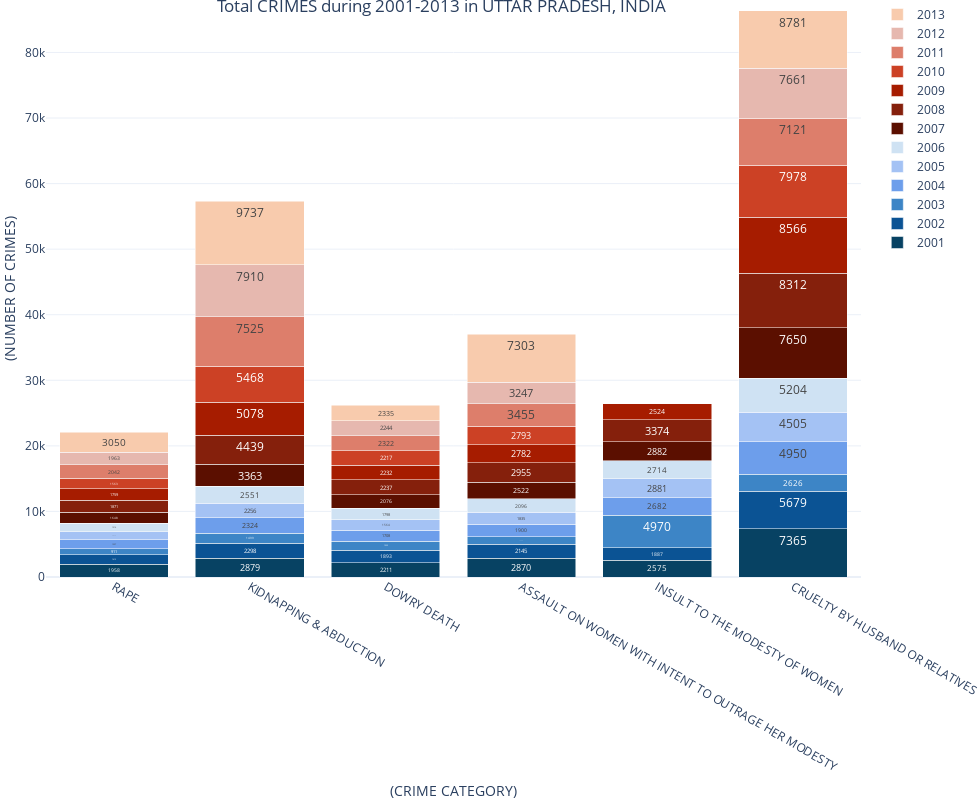

The code cell stored with this chart in its notebook:
### Code cell
#plotly plot for crime in UTTAR PRADESH

from plotly.offline import init_notebook_mode, iplot, plot
import plotly as py
init_notebook_mode(connected=True)
import plotly.graph_objects as go
import plotly.express as px
from plotly.tools import FigureFactory as FF
from matplotlib.colors import ListedColormap

x = ['RAPE','KIDNAPPING & ABDUCTION','DOWRY DEATH','ASSAULT ON WOMEN WITH INTENT TO OUTRAGE HER MODESTY',
     'INSULT TO THE MODESTY OF WOMEN','CRUELTY BY HUSBAND OR RELATIVES']
#stats for Uttar Pradesh:-
fig = go.Figure(data=[
    go.Bar(name='2001', x= x, y=crime_df_up.iloc[0,1:],marker_color = '#074263',width=0.8,text=crime_df_up.iloc[0,1:]),
    go.Bar(name='2002', x= x, y=crime_df_up.iloc[1,1:],marker_color = '#0B5394',width=0.8,text=crime_df_up.iloc[1,1:]),
    go.Bar(name='2003', x= x, y=crime_df_up.iloc[2,1:],marker_color = '#3D85C6',width=0.8,text=crime_df_up.iloc[2,1:]),
    go.Bar(name='2004', x= x, y=crime_df_up.iloc[3,1:],marker_color = '#6D9EEB',width=0.8,text=crime_df_up.iloc[3,1:]),
    go.Bar(name='2005', x= x, y=crime_df_up.iloc[4,1:],marker_color = '#A4C2F4',width=0.8,text=crime_df_up.iloc[4,1:]),
    go.Bar(name='2006', x= x, y=crime_df_up.iloc[5,1:],marker_color = '#CFE2F3',width=0.8,text=crime_df_up.iloc[5,1:]),
    go.Bar(name='2007', x= x, y=crime_df_up.iloc[6,1:],marker_color = '#5B0F00',width=0.8,text=crime_df_up.iloc[6,1:]),
    go.Bar(name='2008', x= x, y=crime_df_up.iloc[7,1:],marker_color = '#85200C',width=0.8,text=crime_df_up.iloc[7,1:]),
    go.Bar(name='2009', x= x, y=crime_df_up.iloc[8,1:],marker_color = '#A61C00',width=0.8,text=crime_df_up.iloc[8,1:]),
    go.Bar(name='2010', x= x, y=crime_df_up.iloc[9,1:],marker_color = '#CC4125',width=0.8,text=crime_df_up.iloc[9,1:]),
    go.Bar(name='2011', x= x, y=crime_df_up.iloc[10,1:],marker_color = '#DD7E6B',width=0.8,text=crime_df_up.iloc[10,1:]),
    go.Bar(name='2012', x= x, y=crime_df_up.iloc[11,1:],marker_color = '#E6B8AF',width=0.8,text=crime_df_up.iloc[11,1:]),
    go.Bar(name='2013', x= x, y=crime_df_up.iloc[12,1:],marker_color = '#F8CBAD',width=0.8,text=crime_df_up.iloc[12,1:])
    ])

fig.update_traces( textposition='inside')
fig.update_layout(uniformtext_minsize=8)
# Change the bar mode
fig.update_layout(barmode='stack',
                 title={
        'text': "Total CRIMES during 2001-2013 in UTTAR PRADESH, INDIA",
        'y':1,
        'x':0.45,
        'xanchor': 'center',
        'yanchor': 'top'})

fig.update_layout(
    
    xaxis=dict(
        title='(CRIME CATEGORY)',
        titlefont_size=14,
        tickfont_size=12,
    ),
    yaxis=dict(
        title='(NUMBER OF CRIMES)',
        titlefont_size=14,
        tickfont_size=12
    ),
    width=980,
    height=800,
    #autosize=True,
    margin=dict(t=0, b=0, l=0, r=0),
    template="plotly_white",
)
fig.update_yaxes(range=[0,88000])

fig.show()

### Figure 1 — Plotly figure (JSON) as saved in the notebook; plotly's stock layout.template omitted (floating-point values rounded to 4 significant figures)
{"data": [{"marker": {"color": "#074263"}, "name": "2001", "text": [1958, 2879, 2211, 2870, 2575, 7365], "textposition": "inside", "type": "bar", "width": 0.8, "x": ["RAPE", "KIDNAPPING & ABDUCTION", "DOWRY DEATH", "ASSAULT ON WOMEN WITH INTENT TO OUTRAGE HER MODESTY", "INSULT TO THE MODESTY OF WOMEN", "CRUELTY BY HUSBAND OR RELATIVES"], "y": [1958, 2879, 2211, 2870, 2575, 7365]}, {"marker": {"color": "#0B5394"}, "name": "2002", "text": [1415, 2298, 1893, 2145, 1887, 5679], "textposition": "inside", "type": "bar", "width": 0.8, "x": ["RAPE", "KIDNAPPING & ABDUCTION", "DOWRY DEATH", "ASSAULT ON WOMEN WITH INTENT TO OUTRAGE HER MODESTY", "INSULT TO THE MODESTY OF WOMEN", "CRUELTY BY HUSBAND OR RELATIVES"], "y": [1415, 2298, 1893, 2145, 1887, 5679]}, {"marker": {"color": "#3D85C6"}, "name": "2003", "text": [911, 1499, 1322, 1098, 4970, 2626], "textposition": "inside", "type": "bar", "width": 0.8, "x": ["RAPE", "KIDNAPPING & ABDUCTION", "DOWRY DEATH", "ASSAULT ON WOMEN WITH INTENT TO OUTRAGE HER MODESTY", "INSULT TO THE MODESTY OF WOMEN", "CRUELTY BY HUSBAND OR RELATIVES"], "y": [911, 1499, 1322, 1098, 4970, 2626]}, {"marker": {"color": "#6D9EEB"}, "name": "2004", "text": [1397, 2324, 1708, 1900, 2682, 4950], "textposition": "inside", "type": "bar", "width": 0.8, "x": ["RAPE", "KIDNAPPING & ABDUCTION", "DOWRY DEATH", "ASSAULT ON WOMEN WITH INTENT TO OUTRAGE HER MODESTY", "INSULT TO THE MODESTY OF WOMEN", "CRUELTY BY HUSBAND OR RELATIVES"], "y": [1397, 2324, 1708, 1900, 2682, 4950]}, {"marker": {"color": "#A4C2F4"}, "name": "2005", "text": [1217, 2256, 1564, 1835, 2881, 4505], "textposition": "inside", "type": "bar", "width": 0.8, "x": ["RAPE", "KIDNAPPING & ABDUCTION", "DOWRY DEATH", "ASSAULT ON WOMEN WITH INTENT TO OUTRAGE HER MODESTY", "INSULT TO THE MODESTY OF WOMEN", "CRUELTY BY HUSBAND OR RELATIVES"], "y": [1217, 2256, 1564, 1835, 2881, 4505]}, {"marker": {"color": "#CFE2F3"}, "name": "2006", "text": [1314, 2551, 1798, 2096, 2714, 5204], "textposition": "inside", "type": "bar", "width": 0.8, "x": ["RAPE", "KIDNAPPING & ABDUCTION", "DOWRY DEATH", "ASSAULT ON WOMEN WITH INTENT TO OUTRAGE HER MODESTY", "INSULT TO THE MODESTY OF WOMEN", "CRUELTY BY HUSBAND OR RELATIVES"], "y": [1314, 2551, 1798, 2096, 2714, 5204]}, {"marker": {"color": "#5B0F00"}, "name": "2007", "text": [1648, 3363, 2076, 2522, 2882, 7650], "textposition": "inside", "type": "bar", "width": 0.8, "x": ["RAPE", "KIDNAPPING & ABDUCTION", "DOWRY DEATH", "ASSAULT ON WOMEN WITH INTENT TO OUTRAGE HER MODESTY", "INSULT TO THE MODESTY OF WOMEN", "CRUELTY BY HUSBAND OR RELATIVES"], "y": [1648, 3363, 2076, 2522, 2882, 7650]}, {"marker": {"color": "#85200C"}, "name": "2008", "text": [1871, 4439, 2237, 2955, 3374, 8312], "textposition": "inside", "type": "bar", "width": 0.8, "x": ["RAPE", "KIDNAPPING & ABDUCTION", "DOWRY DEATH", "ASSAULT ON WOMEN WITH INTENT TO OUTRAGE HER MODESTY", "INSULT TO THE MODESTY OF WOMEN", "CRUELTY BY HUSBAND OR RELATIVES"], "y": [1871, 4439, 2237, 2955, 3374, 8312]}, {"marker": {"color": "#A61C00"}, "name": "2009", "text": [1759, 5078, 2232, 2782, 2524, 8566], "textposition": "inside", "type": "bar", "width": 0.8, "x": ["RAPE", "KIDNAPPING & ABDUCTION", "DOWRY DEATH", "ASSAULT ON WOMEN WITH INTENT TO OUTRAGE HER MODESTY", "INSULT TO THE MODESTY OF WOMEN", "CRUELTY BY HUSBAND OR RELATIVES"], "y": [1759, 5078, 2232, 2782, 2524, 8566]}, {"marker": {"color": "#CC4125"}, "name": "2010", "text": [1563, 5468, 2217, 2793, 11, 7978], "textposition": "inside", "type": "bar", "width": 0.8, "x": ["RAPE", "KIDNAPPING & ABDUCTION", "DOWRY DEATH", "ASSAULT ON WOMEN WITH INTENT TO OUTRAGE HER MODESTY", "INSULT TO THE MODESTY OF WOMEN", "CRUELTY BY HUSBAND OR RELATIVES"], "y": [1563, 5468, 2217, 2793, 11, 7978]}, {"marker": {"color": "#DD7E6B"}, "name": "2011", "text": [2042, 7525, 2322, 3455, 3, 7121], "textposition": "inside", "type": "bar", "width": 0.8, "x": ["RAPE", "KIDNAPPING & ABDUCTION", "DOWRY DEATH", "ASSAULT ON WOMEN WITH INTENT TO OUTRAGE HER MODESTY", "INSULT TO THE MODESTY OF WOMEN", "CRUELTY BY HUSBAND OR RELATIVES"], "y": [2042, 7525, 2322, 3455, 3, 7121]}, {"marker": {"color": "#E6B8AF"}, "name": "2012", "text": [1963, 7910, 2244, 3247, 8, 7661], "textposition": "inside", "type": "bar", "width": 0.8, "x": ["RAPE", "KIDNAPPING & ABDUCTION", "DOWRY DEATH", "ASSAULT ON WOMEN WITH INTENT TO OUTRAGE HER MODESTY", "INSULT TO THE MODESTY OF WOMEN", "CRUELTY BY HUSBAND OR RELATIVES"], "y": [1963, 7910, 2244, 3247, 8, 7661]}, {"marker": {"color": "#F8CBAD"}, "name": "2013", "text": [3050, 9737, 2335, 7303, 25, 8781], "textposition": "inside", "type": "bar", "width": 0.8, "x": ["RAPE", "KIDNAPPING & ABDUCTION", "DOWRY DEATH", "ASSAULT ON WOMEN WITH INTENT TO OUTRAGE HER MODESTY", "INSULT TO THE MODESTY OF WOMEN", "CRUELTY BY HUSBAND OR RELATIVES"], "y": [3050, 9737, 2335, 7303, 25, 8781]}], "layout": {"barmode": "stack", "height": 800, "margin": {"b": 0, "l": 0, "r": 0, "t": 0}, "title": {"text": "Total CRIMES during 2001-2013 in UTTAR PRADESH, INDIA", "x": 0.45, "xanchor": "center", "y": 1, "yanchor": "top"}, "uniformtext": {"minsize": 8}, "width": 980, "xaxis": {"tickfont": {"size": 12}, "title": {"font": {"size": 14}, "text": "(CRIME CATEGORY)"}}, "yaxis": {"range": [0, 88000], "tickfont": {"size": 12}, "title": {"font": {"size": 14}, "text": "(NUMBER OF CRIMES)"}}}}
